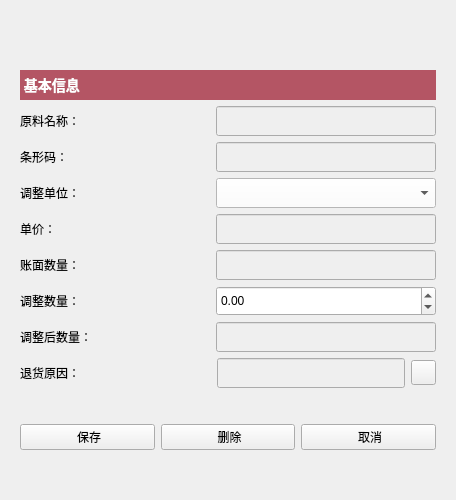
<?xml version="1.0" encoding="UTF-8"?>
<ui version="4.0">
 <class>materialadjinfo</class>
 <widget class="QWidget" name="materialadjinfo">
  <property name="geometry">
   <rect>
    <x>0</x>
    <y>0</y>
    <width>456</width>
    <height>500</height>
   </rect>
  </property>
  <property name="windowTitle">
   <string>Form</string>
  </property>
  <layout class="QVBoxLayout" name="verticalLayout_2">
   <item>
    <spacer name="horizontalSpacer">
     <property name="orientation">
      <enum>Qt::Horizontal</enum>
     </property>
     <property name="sizeHint" stdset="0">
      <size>
       <width>40</width>
       <height>25</height>
      </size>
     </property>
    </spacer>
   </item>
   <item>
    <spacer name="horizontalSpacer_2">
     <property name="orientation">
      <enum>Qt::Horizontal</enum>
     </property>
     <property name="sizeHint" stdset="0">
      <size>
       <width>40</width>
       <height>25</height>
      </size>
     </property>
    </spacer>
   </item>
   <item>
    <layout class="QVBoxLayout" name="verticalLayout">
     <property name="leftMargin">
      <number>9</number>
     </property>
     <property name="topMargin">
      <number>9</number>
     </property>
     <property name="rightMargin">
      <number>9</number>
     </property>
     <property name="bottomMargin">
      <number>9</number>
     </property>
     <item>
      <widget class="QLabel" name="label_19">
       <property name="minimumSize">
        <size>
         <width>0</width>
         <height>30</height>
        </size>
       </property>
       <property name="maximumSize">
        <size>
         <width>16777215</width>
         <height>30</height>
        </size>
       </property>
       <property name="styleSheet">
        <string notr="true">QLabel
{
background-color:rgb(180, 85, 100);
color:white;
font-size:14px;
font-weight:bold;
}</string>
       </property>
       <property name="text">
        <string> 基本信息</string>
       </property>
       <property name="alignment">
        <set>Qt::AlignLeading|Qt::AlignLeft|Qt::AlignVCenter</set>
       </property>
      </widget>
     </item>
     <item>
      <layout class="QHBoxLayout" name="horizontalLayout">
       <item>
        <widget class="QLabel" name="label">
         <property name="text">
          <string>原料名称：</string>
         </property>
        </widget>
       </item>
       <item>
        <widget class="QLineEdit" name="lineEditMatName">
         <property name="enabled">
          <bool>false</bool>
         </property>
         <property name="minimumSize">
          <size>
           <width>220</width>
           <height>30</height>
          </size>
         </property>
         <property name="maximumSize">
          <size>
           <width>220</width>
           <height>16777215</height>
          </size>
         </property>
         <property name="styleSheet">
          <string notr="true">color: rgb(0, 0, 0);</string>
         </property>
        </widget>
       </item>
      </layout>
     </item>
     <item>
      <layout class="QHBoxLayout" name="horizontalLayout_2">
       <item>
        <widget class="QLabel" name="label_2">
         <property name="text">
          <string>条形码：</string>
         </property>
        </widget>
       </item>
       <item>
        <widget class="QLineEdit" name="lineEditBarCode">
         <property name="enabled">
          <bool>false</bool>
         </property>
         <property name="minimumSize">
          <size>
           <width>220</width>
           <height>30</height>
          </size>
         </property>
         <property name="maximumSize">
          <size>
           <width>220</width>
           <height>16777215</height>
          </size>
         </property>
         <property name="styleSheet">
          <string notr="true">color: rgb(0, 0, 0);</string>
         </property>
        </widget>
       </item>
      </layout>
     </item>
     <item>
      <layout class="QHBoxLayout" name="horizontalLayout_7">
       <item>
        <widget class="QLabel" name="labelUnit">
         <property name="text">
          <string>调整单位：</string>
         </property>
        </widget>
       </item>
       <item>
        <widget class="QComboBox" name="comboBoxUnit">
         <property name="minimumSize">
          <size>
           <width>220</width>
           <height>30</height>
          </size>
         </property>
         <property name="maximumSize">
          <size>
           <width>200</width>
           <height>16777215</height>
          </size>
         </property>
         <property name="styleSheet">
          <string notr="true">background-color:white;
color: rgb(0, 0, 0);
</string>
         </property>
        </widget>
       </item>
      </layout>
     </item>
     <item>
      <layout class="QHBoxLayout" name="horizontalLayout_3">
       <item>
        <widget class="QLabel" name="labelUnitPrice">
         <property name="text">
          <string>单价：</string>
         </property>
        </widget>
       </item>
       <item>
        <widget class="QLineEdit" name="lineEditPrice">
         <property name="enabled">
          <bool>false</bool>
         </property>
         <property name="minimumSize">
          <size>
           <width>220</width>
           <height>30</height>
          </size>
         </property>
         <property name="maximumSize">
          <size>
           <width>200</width>
           <height>16777215</height>
          </size>
         </property>
         <property name="styleSheet">
          <string notr="true">color: rgb(0, 0, 0);</string>
         </property>
        </widget>
       </item>
      </layout>
     </item>
     <item>
      <layout class="QHBoxLayout" name="horizontalLayout_5">
       <item>
        <widget class="QLabel" name="labelNumber">
         <property name="text">
          <string>账面数量：</string>
         </property>
        </widget>
       </item>
       <item>
        <widget class="QLineEdit" name="lineEditNumber">
         <property name="enabled">
          <bool>false</bool>
         </property>
         <property name="minimumSize">
          <size>
           <width>220</width>
           <height>30</height>
          </size>
         </property>
         <property name="maximumSize">
          <size>
           <width>200</width>
           <height>16777215</height>
          </size>
         </property>
         <property name="styleSheet">
          <string notr="true">color: rgb(0, 0, 0);</string>
         </property>
        </widget>
       </item>
      </layout>
     </item>
     <item>
      <layout class="QHBoxLayout" name="horizontalLayout_10">
       <item>
        <widget class="QLabel" name="labelAdjustNumber">
         <property name="text">
          <string>调整数量：</string>
         </property>
        </widget>
       </item>
       <item>
        <widget class="QDoubleSpinBox" name="spinBoxAdjustNumber">
         <property name="minimumSize">
          <size>
           <width>220</width>
           <height>30</height>
          </size>
         </property>
         <property name="maximumSize">
          <size>
           <width>200</width>
           <height>16777215</height>
          </size>
         </property>
         <property name="styleSheet">
          <string notr="true">color: rgb(0, 0, 0);</string>
         </property>
         <property name="minimum">
          <double>-99999.000000000000000</double>
         </property>
         <property name="maximum">
          <double>100000.000000000000000</double>
         </property>
        </widget>
       </item>
      </layout>
     </item>
     <item>
      <layout class="QHBoxLayout" name="horizontalLayout_11">
       <item>
        <widget class="QLabel" name="labelLaterNumber">
         <property name="text">
          <string>调整后数量：</string>
         </property>
        </widget>
       </item>
       <item>
        <widget class="QLineEdit" name="lineEditLateNumber">
         <property name="enabled">
          <bool>false</bool>
         </property>
         <property name="minimumSize">
          <size>
           <width>220</width>
           <height>30</height>
          </size>
         </property>
         <property name="maximumSize">
          <size>
           <width>200</width>
           <height>16777215</height>
          </size>
         </property>
         <property name="styleSheet">
          <string notr="true">color: rgb(0, 0, 0);</string>
         </property>
        </widget>
       </item>
      </layout>
     </item>
     <item>
      <layout class="QHBoxLayout" name="horizontalLayout_9">
       <item>
        <widget class="QLabel" name="labelNowNumber_2">
         <property name="text">
          <string>退货原因：</string>
         </property>
        </widget>
       </item>
       <item>
        <widget class="QLineEdit" name="lineEditReason">
         <property name="enabled">
          <bool>false</bool>
         </property>
         <property name="minimumSize">
          <size>
           <width>188</width>
           <height>30</height>
          </size>
         </property>
         <property name="maximumSize">
          <size>
           <width>188</width>
           <height>16777215</height>
          </size>
         </property>
         <property name="styleSheet">
          <string notr="true">color: rgb(0, 0, 0);</string>
         </property>
        </widget>
       </item>
       <item>
        <widget class="QPushButton" name="pushButtonSelectReason">
         <property name="minimumSize">
          <size>
           <width>25</width>
           <height>25</height>
          </size>
         </property>
         <property name="maximumSize">
          <size>
           <width>25</width>
           <height>25</height>
          </size>
         </property>
         <property name="toolTip">
          <string>选择退货原因</string>
         </property>
         <property name="text">
          <string/>
         </property>
         <property name="icon">
          <iconset resource="../../../res.qrc">
           <normaloff>:/image/image/about.png</normaloff>:/image/image/about.png</iconset>
         </property>
        </widget>
       </item>
      </layout>
     </item>
     <item>
      <widget class="QWidget" name="widgetControl" native="true">
       <layout class="QVBoxLayout" name="verticalLayout_4">
        <property name="leftMargin">
         <number>0</number>
        </property>
        <property name="topMargin">
         <number>0</number>
        </property>
        <property name="rightMargin">
         <number>0</number>
        </property>
        <property name="bottomMargin">
         <number>0</number>
        </property>
        <item>
         <layout class="QHBoxLayout" name="horizontalLayout_8">
          <item>
           <widget class="QPushButton" name="pushButtonSave">
            <property name="text">
             <string> 保存</string>
            </property>
            <property name="icon">
             <iconset resource="../../../res.qrc">
              <normaloff>:/image/image/save.png</normaloff>:/image/image/save.png</iconset>
            </property>
           </widget>
          </item>
          <item>
           <widget class="QPushButton" name="pushButtonDel">
            <property name="text">
             <string> 删除</string>
            </property>
            <property name="icon">
             <iconset resource="../../../res.qrc">
              <normaloff>:/image/image/删 除.png</normaloff>:/image/image/删 除.png</iconset>
            </property>
           </widget>
          </item>
          <item>
           <widget class="QPushButton" name="pushButtonCancel">
            <property name="text">
             <string> 取消</string>
            </property>
            <property name="icon">
             <iconset resource="../../../res.qrc">
              <normaloff>:/image/image/cancel.png</normaloff>:/image/image/cancel.png</iconset>
            </property>
           </widget>
          </item>
         </layout>
        </item>
       </layout>
      </widget>
     </item>
    </layout>
   </item>
  </layout>
 </widget>
 <resources>
  <include location="../../../res.qrc"/>
 </resources>
 <connections/>
</ui>
